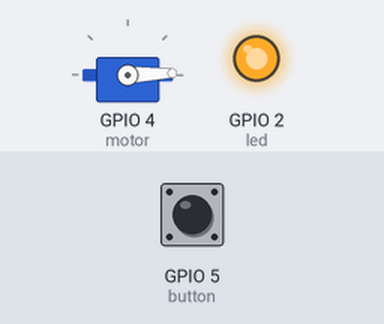
The sketch below on a simulated ESP8266 (NodeMCU). On the bench: servo, output pins drawn as LEDs (lit = HIGH). The inputs (shaded band) are chosen by the test bench; at power-on: GPIO 5 (button) HIGH. WiFi joins after 1.5 s; servers stay silent unless stated; EEPROM starts erased.

Above: at 2.7 s.
2.8 s: GPIO 5 (button) pulled LOW for 3.2 s
At 7.1 s:
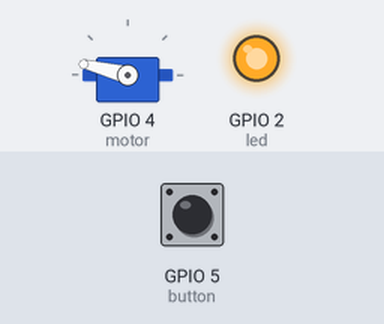
7.5 s: GPIO 5 (button) pulled LOW for 0.15 s
At 7.8 s:
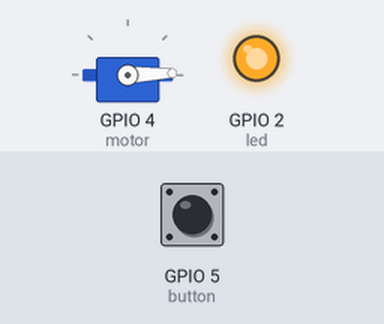
Timing chart, 0 to 10.5 s (numbered marks = the images above; inputs shaded):
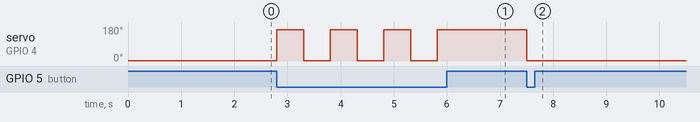

Measured:
- after the input at 2.8 s, servo on GPIO 4 (motor): alternates 166° for 0.50 s and 2° for 0.50 s, 7 changes in all, then stays 166°, starting at once
- after the input at 7.5 s, servo on GPIO 4 (motor): 166° → 2° at once

The sketch:

smart_light.ino
```cpp
/*
 * -this is basically the same as the smart door lock. in the future, im going to combine them into 1 program
 * -there has been  a basic web app made with "MIT AI2 App Inventor"
*/
#include <ESP8266WiFi.h>
#include <WiFiClient.h>
#include <ESP8266WebServer.h>
#include <Servo.h>
#include <EEPROM.h>         //writes either a 1 or 0 to memory, so it can remember what state to be in if it turns off

Servo motor;
int led = 2;
int button = 5;

const char* ssid = "XXXXXXXX";    //enter the WiFi SSID and password
const char* password = "XXXXXXXX";

int addr = 0;                  //address where state information will be help
int data;                      //variable for the state information

ESP8266WebServer server(80); //Declaring a global object variable from the ESP8266WebServer on port 80

//---------------------------------------------------------------HTML SOURCE CODE
const char MAIN_page[] PROGMEM = R"=====(
<!doctype html>
<html lang="en">
<head>
  <meta charset="utf-8">

  <title>Calum's Smart House</title>
  <meta name="description" content="Smart House">
  <meta name="author" content="Calum Evans">
  <link rel="stylesheet" href="css/styles.css?v=1.0">
</head>
<body>
  <script src="js/scripts.js"></script>
  <center>
  <h1>CALUM'S AMAZING SMART HOUSE!!</h1><br>
  Click to turn on the light <a href="M7r1zUeZcQrlz44RxycZujE3Zi24dBipPqYEDBHacXbxQU9LvEMu9KoFMJvBCf">LIGHT ON</a><br>
  Click to turn off the light <a href="sQICgRJK1lEyPX7plaHjJ5fo5Jz6c2TbWIP4nPORkh8oK5mnrnOC63rEipxfV9">LIGHT OFF</a><br>
  <hr>
  </center>
</body>
</html>
)=====";

void handleRoot(){                       //when the ESP8266's IP address is opened
 String s = MAIN_page; //Read HTML contents
 server.send(200, "text/html", s); //Send web page
}

void handleLIGHTON(){                        //when the on button is pressed
 lightOn();
 server.send(200, "text/html", "LIGHT ON");
}

void handleLIGHTOFF(){                     //when the off button is pressed
 lightOff();
 server.send(200, "text/html", "LIGHT OFF");
}

void lightOff(){
  motor.write(170);
  motor.write(166);
  delay(500);
  EEPROM.put(addr,0);
  EEPROM.commit();
}

void lightOn(){
  motor.write(2);
  delay(500);
  EEPROM.put(addr,1);
  EEPROM.commit();
}

void toggle(){
  int state;
  EEPROM.get(addr,state);
  if(state){
    lightOff();
  }else{
    lightOn();
  }
}

void buttonCheck(){
  if(!digitalRead(button)){
    toggle();
  }else{
    return;
  }
}


//---------------------------------------------------------------SETUP
void setup(){
  EEPROM.begin(512);
  motor.attach(4);                // Connects the servo
  pinMode(button, INPUT);
  WiFi.begin(ssid, password);     //Connect to your WiFi router
  EEPROM.get(addr,data);          //reading what the current state is
  if(data){
    lightOn();
  }else{
    lightOff();
  }

  while (WiFi.status() != WL_CONNECTED) {     // Wait for connection
    delay(500);
  }

  server.on("/", handleRoot);      //these are the dirrent webpages (buttons)
  server.on("/M7r1zUeZcQrlz44RxycZujE3Zi24dBipPqYEDBHacXbxQU9LvEMu9KoFMJvBCf", handleLIGHTON);
  server.on("/sQICgRJK1lEyPX7plaHjJ5fo5Jz6c2TbWIP4nPORkh8oK5mnrnOC63rEipxfV9", handleLIGHTOFF);

  server.begin();                  //Start server
  pinMode(led, OUTPUT);
  digitalWrite(led, HIGH);
}

//---------------------------------------------------------------LOOP
void loop(){
  server.handleClient();          //Handle client requests
  buttonCheck();
}
```
